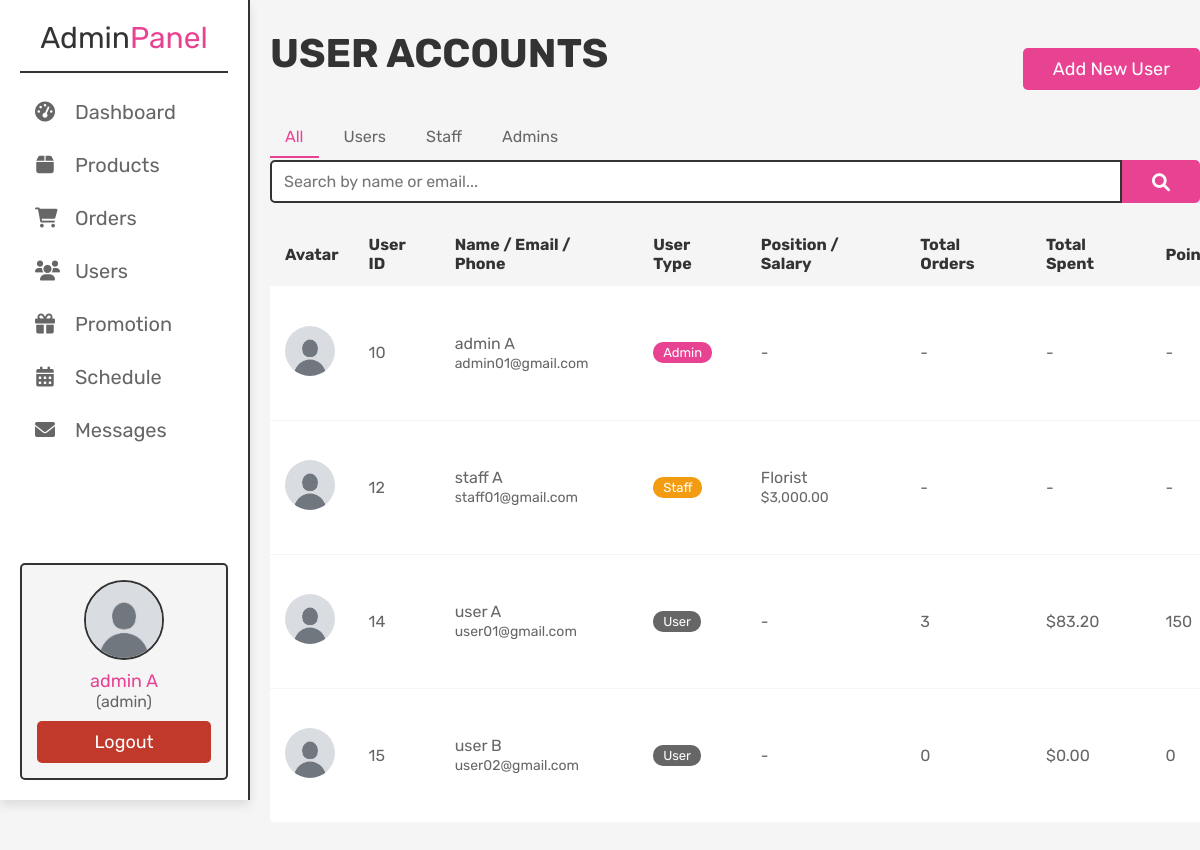
The app's page /flower-shop-main/admin_users.php (signed in) with its own data.
### tables this page shows
CREATE TABLE `users` (
  `id` int(100) NOT NULL,
  `name` varchar(100) NOT NULL,
  `email` varchar(100) NOT NULL,
  `password` varchar(255) NOT NULL,
  `role` enum('user','admin','staff') NOT NULL DEFAULT 'user',
  `image` varchar(100) NOT NULL DEFAULT 'default-avatar.png'
);

### flower-shop-main/admin_users.php (the view, shortened to what this page needs)
<?php
@include 'config.php';
$admin_type = $_SESSION['role'] ?? null;
$filter_type = $_GET['filter_type'] ?? '';
$search_key = $_GET['search'] ?? '';
$sql_where = "";
$per_page = 10;
$current_page = $_GET['page'] ?? 1;
$offset = ((int)$current_page - 1) * $per_page;
$users_sql = "
    SELECT
        u.*,
        e.position, e.salary, e.hire_date,
        COUNT(DISTINCT o.id) AS total_orders,
        SUM(CASE WHEN o.payment_status = 'completed' THEN o.total_price ELSE 0 END) AS total_spent,
        (SELECT SUM(rl.points) FROM `reward_points_log` rl WHERE rl.user_id = u.id) AS total_points
    FROM
        `users` u
    LEFT JOIN
        `orders` o ON u.id = o.user_id
    LEFT JOIN
        `employees` e ON u.id = e.user_id
    " . $sql_where . "
    GROUP BY
        u.id
    ORDER BY
        u.name ASC
    LIMIT ?, ?
";
$select_users = $conn->prepare($users_sql);
$param_index = 1;
$select_users->bindValue($param_index, $offset, PDO::PARAM_INT); $param_index++;
$select_users->bindValue($param_index, $per_page, PDO::PARAM_INT);
$select_users->execute();
?>
<!DOCTYPE html>
<html lang="en">
<head>
   <link rel="stylesheet" href="https://cdnjs.cloudflare.com/ajax/libs/font-awesome/6.0.0/css/all.min.css">
   <link rel="stylesheet" href="css/admin_style.css">
</head>
<body>
<?php @include 'admin_header.php'; ?>
<section class="placed-orders">
   <div class="controls-container">
      <h1 class="title">User Accounts</h1>
      <?php if($admin_type == 'admin'): ?>
         <button type="button" class="btn" onclick="openAddModal()">Add New User</button>
      <?php endif; ?>
   </div>
   <div class="filter-tabs">
        <a href="admin_users.php" class="<?php echo empty($filter_type) ? 'active' : ''; ?>">All</a>
        <a href="?filter_type=user" class="<?php echo ($filter_type == 'user') ? 'active' : ''; ?>">Users</a>
        <a href="?filter_type=staff" class="<?php echo ($filter_type == 'staff') ? 'active' : ''; ?>">Staff</a>
        <a href="?filter_type=admin" class="<?php echo ($filter_type == 'admin') ? 'active' : ''; ?>">Admins</a>
   </div>
   <form action="" method="GET" class="search-form">
       <input type="text" name="search" class="box" placeholder="Search by name or email..." value="<?php echo htmlspecialchars($search_key); ?>">
       <button type="submit" class="btn fas fa-search"></button>
   </form>
   <div class="users-table-container">
      <table class="users-table">
         <thead>
            <tr>
               <th>Avatar</th>
               <th>User ID</th>
               <th>Name / Email / Phone</th>
               <th>User Type</th>
               <th>Position / Salary</th>
               <th>Total Orders</th>
               <th>Total Spent</th>
               <th>Points</th>
            </tr>
         </thead>
         <tbody>
         <?php
            if($select_users->rowCount() > 0){
               while($fetch_users = $select_users->fetch(PDO::FETCH_ASSOC)){
         ?>
            <tr>
               <td><img src="avatars/<?php echo htmlspecialchars($fetch_users['image']); ?>" alt="avatar" class="avatar"></td>
               <td><?php echo $fetch_users['id']; ?></td>
               <td>
                  <?php echo htmlspecialchars($fetch_users['name']); ?>
                  <br><span style="font-size: 1.4rem;"><?php echo htmlspecialchars($fetch_users['email']); ?></span>
                  <br><span style="font-size: 1.4rem;"><?php echo htmlspecialchars($fetch_users['phone']); ?></span>
               </td>
               <td>
                  <span class="status-pill <?php echo htmlspecialchars($fetch_users['role']); ?>">
                     <?php echo htmlspecialchars($fetch_users['role']); ?>
                  </span>
               </td>
               <td>
                  <?php if($fetch_users['role'] == 'staff'): ?>
                     <?php echo htmlspecialchars($fetch_users['position']); ?>
                     <br><span style="font-size: 1.4rem;">$<?php echo number_format($fetch_users['salary'], 2); ?></span>
                  <?php else: echo '-'; endif; ?>
               </td>
               <td>
                  <?php if($fetch_users['role'] == 'user'){ echo $fetch_users['total_orders']; } else { echo '-'; } ?>
               </td>
               <td>
                  <?php if($fetch_users['role'] == 'user'){ echo '$' . number_format($fetch_users['total_spent'], 2); } else { echo '-'; } ?>
               </td>
               <td>
                  <?php if($fetch_users['role'] == 'user'){ echo $fetch_users['total_points'] ?? 0; } else { echo '-'; } ?>
               </td>
            </tr>
         <?php
               }
         } else {
            echo '<tr><td colspan="9"><p class="empty">no users found!</p></td></tr>';
         }
         ?>
         </tbody>
      </table>
   </div>
   <div class="pagination">
    </div>
</section>
</body>
</html>

### flower-shop-main/css/admin_style.css (style rules this page uses)
:root { --pink:#e84393; --red:#c0392b; --orange:#f39c12; --black:#333; --white:#fff; --light-color:#666; --light-white:#ccc; --light-bg:#f5f5f5; --border:.2rem solid var(--black); --box-shadow:0 .5rem 1rem rgba(0,0,0,.1); }
* { font-family: 'Rubik', sans-serif; margin:0; padding:0; box-sizing: border-box; outline: none; border:none; text-decoration: none; transition:all .2s linear; }
html { font-size: 62.5%; overflow-x: hidden; }
body { background: var(--light-bg); padding-left: 27rem; }
section { padding:3rem 0rem; }
.title { text-align: center; margin-bottom: 2rem; color:var(--black); text-transform: uppercase; font-size: 4rem; }
.btn, .delete-btn, .option-btn { display: inline-block; border-radius: .5rem; margin-top: 1rem; font-size: 1.8rem; color:var(--white); cursor: pointer; padding:1rem 3rem; text-transform: capitalize; }
.btn { background-color: var(--pink); }
.placed-orders { max-width: 1200px; margin: 0 auto; }
.pagination { text-align: center; padding: 2rem 0; }

### flower-shop-main/admin_users.php (style rules this page uses)
.users-table-container { overflow-x: auto; }
.users-table { width: 100%; min-width: 120rem; background: var(--white); border-collapse: collapse; box-shadow: var(--box_shadow); border-radius: .5rem; overflow: hidden; }
.users-table th, .users-table td { padding: 1.2rem 1.5rem; font-size: 1.6rem; text-align: left; border-bottom: 1px solid var(--light-bg); }
.users-table th { background-color: var(--light-bg); color: var(--black); }
.users-table td { color: var(--light-color); }
.users-table td .avatar { height: 5rem; width: 5rem; object-fit: cover; border-radius: 50%; }
.status-pill { display: inline-block; padding: .3rem 1rem; font-size: 1.3rem; border-radius: 1rem; color: var(--white); text-transform: capitalize; }
.status-pill.user { background: var(--light-color); }
.status-pill.admin { background: var(--pink); }
.status-pill.staff { background: var(--orange); }
.controls-container { display: flex; justify-content: space-between; align-items: center; margin-bottom: 2rem; }
.filter-tabs { display: flex; gap: 1rem; border-bottom: 2px solid var(--light-bg); }
.filter-tabs a { padding: 1rem 1.5rem; font-size: 1.6rem; color: var(--light-color); border-bottom: 2px solid transparent; }
.filter-tabs a.active, .filter-tabs a:hover { color: var(--pink); border-bottom-color: var(--pink); }
.search-form { display: flex; margin-bottom: 2rem; }
.search-form .box { width: 100%; font-size: 1.6rem; padding: 1rem 1.2rem; border: var(--border); border-radius: .5rem 0 0 .5rem; }
.search-form .btn { margin-top: 0; border-radius: 0 .5rem .5rem 0; }
.pagination { text-align: center; padding: 2rem 0; }

### records on screen
users: image (placeholder picture), id "10", name "admin A", email "admin01@gmail.com", role "Admin"
users: image (placeholder picture), id "12", name "staff A", email "staff01@gmail.com", role "Staff", position "Florist", salary "3,000.00"
users: image (placeholder picture), id "14", name "user A", email "user01@gmail.com", role "User", total_orders "3", total_spent "83.20", total_points "150"
users: image (placeholder picture), id "15", name "user B", email "user02@gmail.com", role "User", total_orders "0", total_spent "0.00", total_points "0"

### other values on screen
$_SESSION['user_name'] "admin A"
$_SESSION['role'] "admin"
